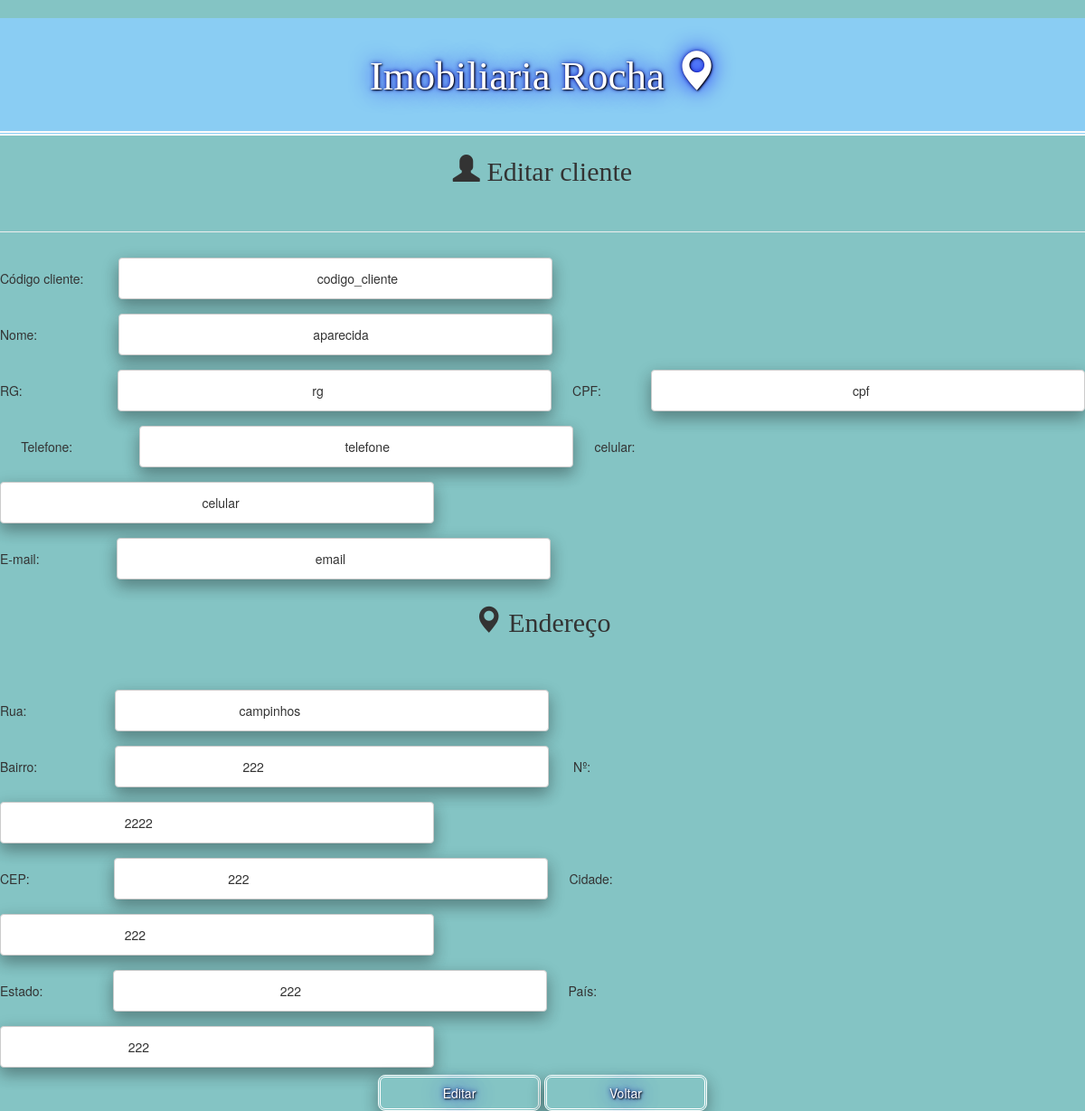
The page /editarClientes.php?cliente_id=6 on the database its author committed.
### tables this page shows
CREATE TABLE `cliente` (
  `cliente_id` int(11) NOT NULL,
  `codigo_cliente` varchar(200) NOT NULL,
  `nome` varchar(200) NOT NULL,
  `rg` varchar(200) NOT NULL,
  `cpf` varchar(200) NOT NULL,
  `telefone` varchar(200) NOT NULL,
  `celular` varchar(200) NOT NULL,
  `email` varchar(200) NOT NULL,
  `enderecoId` int(11) DEFAULT NULL
);

CREATE TABLE `endereco` (
  `endereco_id` int(11) NOT NULL,
  `rua` varchar(200) NOT NULL,
  `bairro` varchar(200) NOT NULL,
  `numero` varchar(200) NOT NULL,
  `cep` varchar(200) NOT NULL,
  `cidade` varchar(200) NOT NULL,
  `estado` varchar(200) NOT NULL,
  `pais` varchar(200) NOT NULL
);

### editarClientes.php (the view, shortened to what this page needs)
<?php
require_once 'db_connect.php';
    $cliente_id = $_GET['cliente_id'];
    $sql = "SELECT * FROM cliente join endereco
    where cliente_id = '$cliente_id' and enderecoID = endereco_id";
    $resultado = mysqli_query($connect, $sql);
    $row_cliente = mysqli_fetch_assoc($resultado);
?>
<!DOCTYPE html>
<html lang="pt-br">
<head>
    <link rel="stylesheet" href="https://maxcdn.bootstrapcdn.com/bootstrap/3.3.7/css/bootstrap.min.css">
    <link rel="stylesheet" type="text/css" href="css/estiloImovelll.css" />
</head>
<body>
    <h1> Imobiliaria Rocha <i class="glyphicon glyphicon-map-marker"></i></h1>
    <h2> <i class="glyphicon glyphicon-user"></i> Editar cliente</h2><br>
    <hr>
    <div>
        <form action="update.php?cliente_id=<?php echo $row_cliente['cliente_id']; ?>" method="POST">
                Código cliente: &nbsp&nbsp &nbsp&nbsp&nbsp&nbsp&nbsp&nbsp<input type="text" name="codigo_cliente" value = "
                 <?php echo $row_cliente['codigo_cliente'];?>"><br>
                Nome:  &nbsp&nbsp&nbsp&nbsp&nbsp&nbsp&nbsp&nbsp&nbsp&nbsp &nbsp&nbsp&nbsp&nbsp&nbsp &nbsp&nbsp&nbsp&nbsp&nbsp<input type="text" name="nome" value = "
                <?php echo $row_cliente['nome'];?>"><br>
                RG:  &nbsp&nbsp&nbsp&nbsp&nbsp &nbsp&nbsp&nbsp&nbsp&nbsp&nbsp&nbsp&nbsp &nbsp&nbsp&nbsp&nbsp&nbsp &nbsp&nbsp&nbsp&nbsp&nbsp<input type="text" name="rg" value = "
                <?php echo $row_cliente['rg'];?>">&nbsp&nbsp&nbsp&nbsp&nbsp
                CPF: &nbsp&nbsp&nbsp&nbsp&nbsp&nbsp&nbsp&nbsp &nbsp&nbsp&nbsp&nbsp<input type="text" name="cpf" value = "
                 <?php echo $row_cliente['cpf'];?>">&nbsp&nbsp&nbsp&nbsp&nbsp
                Telefone: &nbsp&nbsp&nbsp&nbsp&nbsp&nbsp&nbsp&nbsp&nbsp&nbsp&nbsp&nbsp &nbsp&nbsp&nbsp&nbsp&nbsp<input type="text" name="telefone" value = "
                 <?php echo $row_cliente['telefone'];?>">&nbsp&nbsp&nbsp&nbsp&nbsp
                celular: &nbsp&nbsp&nbsp&nbsp&nbsp&nbsp &nbsp&nbsp<input type="text" name="celular" value = "
                 <?php echo $row_cliente['celular'];?>"><br>
                E-mail: &nbsp&nbsp&nbsp&nbsp&nbsp&nbsp&nbsp&nbsp&nbsp&nbsp&nbsp&nbsp&nbsp&nbsp&nbsp&nbsp&nbsp&nbsp&nbsp&nbsp&nbsp<input type="text" name="email" value = "
                 <?php echo $row_cliente['email'];?>">
                <h2> <i class="glyphicon glyphicon-map-marker"></i> Endereço</h2><br>
                 <?php echo $row_cliente['endereco_id'];?>"><br>
                Rua: &nbsp&nbsp&nbsp&nbsp&nbsp&nbsp&nbsp&nbsp&nbsp&nbsp&nbsp&nbsp &nbsp&nbsp&nbsp&nbsp&nbsp &nbsp&nbsp&nbsp&nbsp&nbsp<input type="text" name="rua" value = "
                 <?php echo $row_cliente['rua'];?>"> <br>
                Bairro: &nbsp&nbsp&nbsp&nbsp&nbsp&nbsp&nbsp&nbsp&nbsp &nbsp&nbsp&nbsp&nbsp&nbsp &nbsp&nbsp&nbsp&nbsp&nbsp<input type="text" name="bairro" value = "
                 <?php echo $row_cliente['bairro'];?>"> &nbsp&nbsp&nbsp&nbsp&nbsp
                Nº:   &nbsp&nbsp&nbsp&nbsp&nbsp &nbsp&nbsp&nbsp&nbsp&nbsp &nbsp&nbsp&nbsp&nbsp&nbsp <input type="text" name="numero" value = "
                 <?php echo $row_cliente['numero'];?>"><br>
                CEP: &nbsp&nbsp&nbsp&nbsp&nbsp&nbsp&nbsp&nbsp&nbsp&nbsp&nbsp &nbsp&nbsp&nbsp&nbsp&nbsp &nbsp&nbsp&nbsp&nbsp&nbsp<input type="text" name="cep" value = "
                 <?php echo $row_cliente['cep'];?>">&nbsp&nbsp&nbsp&nbsp&nbsp
                Cidade: &nbsp&nbsp&nbsp&nbsp&nbsp &nbsp&nbsp&nbsp&nbsp&nbsp<input type="text" name="cidade" value = "
                 <?php echo $row_cliente['cidade'];?>"><br>
                Estado: &nbsp&nbsp&nbsp&nbsp&nbsp&nbsp&nbsp&nbsp&nbsp&nbsp&nbsp&nbsp &nbsp&nbsp&nbsp&nbsp&nbsp&nbsp<input type="text" name="estado" value = "
                 <?php echo $row_cliente['estado'];?>">&nbsp&nbsp&nbsp&nbsp&nbsp
                País: &nbsp&nbsp&nbsp&nbsp&nbsp&nbsp&nbsp&nbsp&nbsp&nbsp&nbsp&nbsp&nbsp&nbsp&nbsp<input type="text" name="pais" value = "
                 <?php echo $row_cliente['pais'];?>"><br>
                <center>
                <button type="submit" name="btn-editar">Editar</button>
                <button type="submit" name="btn-voltar">Voltar</button>
                </center>
        </form>
    </div>
</body>
</html>

### css/estiloImovelll.css (style rules this page uses)
body { background-color: rgb(132, 196, 196); }
button { width: 15%; height: 40px; background: rgb(132, 196, 196); color: #fff; border: double; border-radius: 8px; box-shadow: 0 8px 16px 0 rgba(0,0,0,0.2), 0 6px 20px 0 rgba(0,0,0,0.19); text-shadow: 1px 1px 2px black, 0 0 25px blue, 0 0 5px darkblue; }
input[type=text] { width: 40%; padding: 12px 20px; margin: 8px 0; border-radius: 4px; border: 1px solid #ccc; box-shadow: 0 8px 16px 0 rgba(0,0,0,0.2), 0 6px 20px 0 rgba(0,0,0,0.19); }
h1 { color: #01080c; background-color: rgb(138, 205, 243); font-size: 45px; font-family: ' sans-serif'; text-align: center; padding-top: 35px; padding-bottom: 35px; border-bottom: rgb(253, 251, 251) double 5px; color: white; text-shadow: 1px 1px 2px black, 0 0 25px blue, 0 0 5px darkblue; }
h2 { font-family: ' sans-serif'; text-align: center; }

### rows shown on the page
cliente: codigo_cliente "codigo_cliente", nome "aparecida", rg "rg", cpf "cpf", telefone "telefone", celular "celular", email "email", rua "campinhos", bairro "222", numero "2222", cep "222", cidade "222", estado "222", pais "222"
